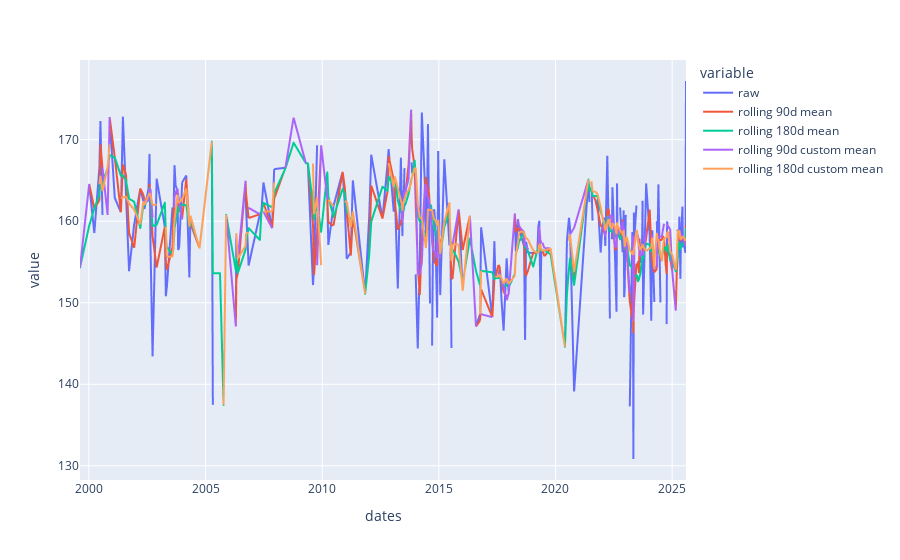

The notebook cell saved with this chart:
### Code cell
f = files[files.str.contains("ber0001")].iloc[0]
# despiked_filename = f.replace(".csv", "_tidally_corrected.csv")
df = pd.read_csv(f)
df.dates = pd.to_datetime(df.dates)
df.set_index("dates", inplace=True)
display(df.columns)
import matplotlib.pyplot as plt

transect_id = "ber0001-0002"


def custom_mean(window):
    return window[window.between(window.quantile(0.25), window.quantile(0.75))].mean()


pd.DataFrame(
    {
        "raw": df[transect_id],
        "rolling 90d mean": df[transect_id].rolling("90d", min_periods=1).mean(),
        "rolling 180d mean": df[transect_id].rolling("180d", min_periods=1).mean(),
        "rolling 90d custom mean": df[transect_id]
        .rolling("90d", min_periods=1)
        .apply(custom_mean),
        "rolling 180d custom mean": df[transect_id]
        .rolling("180d", min_periods=1)
        .apply(custom_mean),
        # "rolling 365d": df[transect_id].rolling("365d", min_periods=1).mean(),
    },
    index=df.index,
).plot()

### Figure 1 — Plotly figure (JSON) as saved in the notebook; plotly's stock layout.template omitted (floating-point values rounded to 4 significant figures; data arrays with more than 128 entries replaced by an {"elided": "..."} marker saying what was removed)
{"data": [{"hovertemplate": "variable=raw<br>dates=%{x}<br>value=%{y}<extra></extra>", "legendgroup": "raw", "line": {"color": "#636efa", "dash": "solid"}, "marker": {"symbol": "circle"}, "mode": "lines", "name": "raw", "showlegend": true, "type": "scattergl", "x": {"elided": "237 str values"}, "xaxis": "x", "y": {"elided": "237 float values"}, "yaxis": "y"}, {"hovertemplate": "variable=rolling 90d mean<br>dates=%{x}<br>value=%{y}<extra></extra>", "legendgroup": "rolling 90d mean", "line": {"color": "#EF553B", "dash": "solid"}, "marker": {"symbol": "circle"}, "mode": "lines", "name": "rolling 90d mean", "showlegend": true, "type": "scattergl", "x": {"elided": "237 str values"}, "xaxis": "x", "y": {"elided": "237 float values"}, "yaxis": "y"}, {"hovertemplate": "variable=rolling 180d mean<br>dates=%{x}<br>value=%{y}<extra></extra>", "legendgroup": "rolling 180d mean", "line": {"color": "#00cc96", "dash": "solid"}, "marker": {"symbol": "circle"}, "mode": "lines", "name": "rolling 180d mean", "showlegend": true, "type": "scattergl", "x": {"elided": "237 str values"}, "xaxis": "x", "y": {"elided": "237 float values"}, "yaxis": "y"}, {"hovertemplate": "variable=rolling 90d custom mean<br>dates=%{x}<br>value=%{y}<extra></extra>", "legendgroup": "rolling 90d custom mean", "line": {"color": "#ab63fa", "dash": "solid"}, "marker": {"symbol": "circle"}, "mode": "lines", "name": "rolling 90d custom mean", "showlegend": true, "type": "scattergl", "x": {"elided": "237 str values"}, "xaxis": "x", "y": {"elided": "237 float values"}, "yaxis": "y"}, {"hovertemplate": "variable=rolling 180d custom mean<br>dates=%{x}<br>value=%{y}<extra></extra>", "legendgroup": "rolling 180d custom mean", "line": {"color": "#FFA15A", "dash": "solid"}, "marker": {"symbol": "circle"}, "mode": "lines", "name": "rolling 180d custom mean", "showlegend": true, "type": "scattergl", "x": {"elided": "237 str values"}, "xaxis": "x", "y": {"elided": "237 float values"}, "yaxis": "y"}], "layout": {"legend": {"title": {"text": "variable"}, "tracegroupgap": 0}, "margin": {"t": 60}, "xaxis": {"anchor": "y", "domain": [0.0, 1.0], "title": {"text": "dates"}}, "yaxis": {"anchor": "x", "domain": [0.0, 1.0], "title": {"text": "value"}}}}
